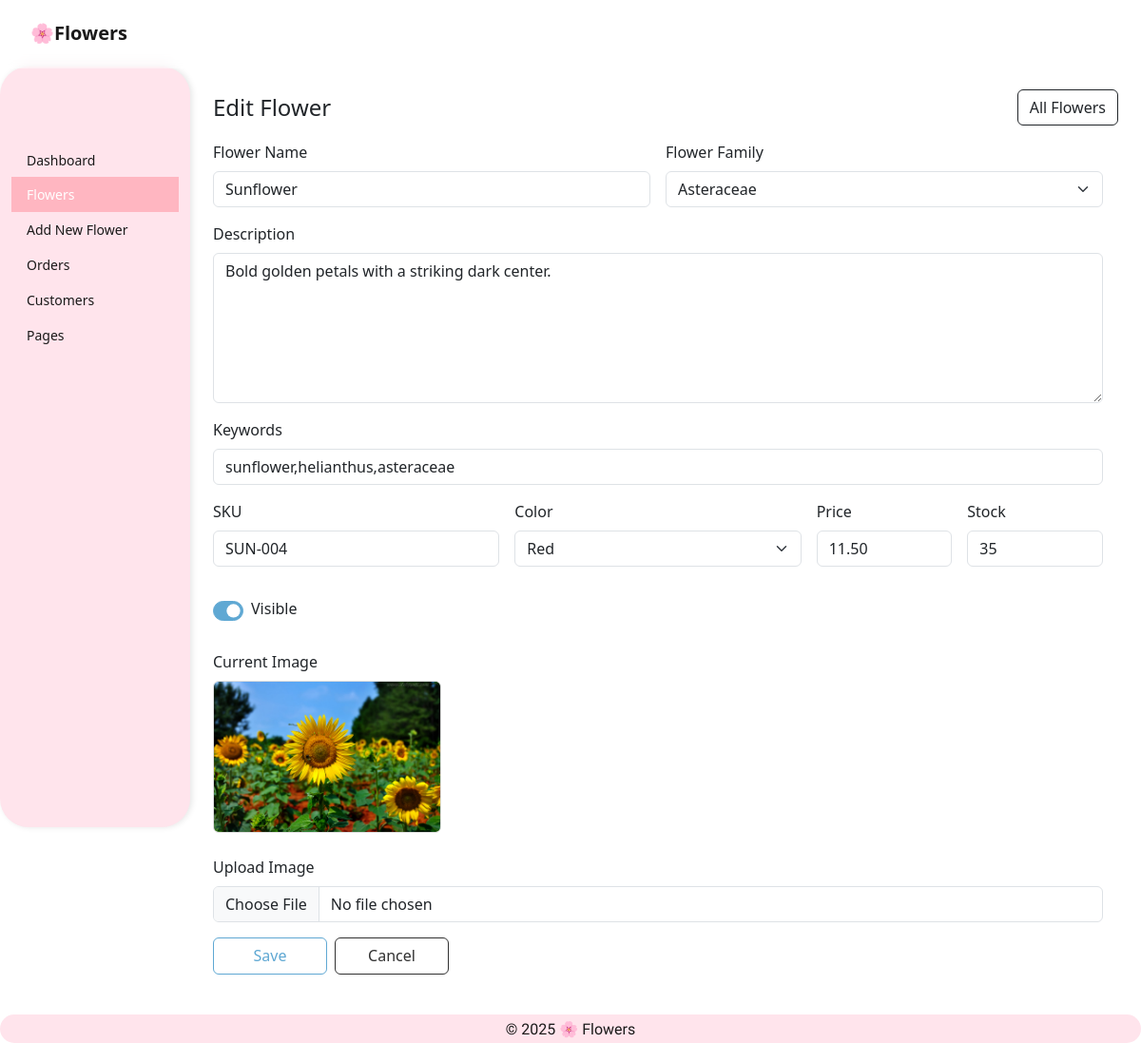
Page /admin/content-edit.php?id=4 (signed in) on the committed database.
### tables this page shows
CREATE TABLE flowers (
    id INT AUTO_INCREMENT PRIMARY KEY,
    name VARCHAR(255),
    sku VARCHAR(100),
    category_id INT,
    price DECIMAL(10,2),
    stock INT,
    color VARCHAR(100),
    description TEXT,
    image VARCHAR(255),
    visible TINYINT(1),
    keywords TEXT
);

CREATE TABLE categories (
    id INT AUTO_INCREMENT PRIMARY KEY,
    name VARCHAR(255)
);

### admin/content-edit.php (the view, shortened to what this page needs)
<?php
include "admin-header.php";
require "../db.php";
$id = isset($_GET["id"]) ? (int) $_GET["id"] : 0;
$stmt = mysqli_prepare($conn, "SELECT * FROM flowers WHERE id = ?");
mysqli_stmt_bind_param($stmt, "i", $id);
mysqli_stmt_execute($stmt);
$result = mysqli_stmt_get_result($stmt);
$flower = mysqli_fetch_assoc($result);
$categories = mysqli_query($conn, "SELECT * FROM categories");
$currentImage = $flower['image'] ?? '';
$currentImagePreview = $currentImage;
if (!empty($currentImage) && !preg_match('/^(https?:\/\/|\/|\.{1,2}\/)/', $currentImage)) {
    $trimmedImage = ltrim($currentImage, "/");
    if (strpos($trimmedImage, "front/") === 0) {
        $currentImagePreview = "../" . $trimmedImage;
    } else {
        $currentImagePreview = "../front/" . $trimmedImage;
    }
}
?>
<main class="container-fluid">
  <div class="row">
    <?php include "sidebar-admin.php"; ?>
    <section class="col-12 col-md-9 col-lg-10 p-4">
      <header class="d-flex justify-content-between align-items-center mb-3">
        <h1 class="h4 m-0">Edit Flower</h1>
        <a class="btn btn-outline-dark" href="content-list.php">All Flowers</a>
      </header>
      <form class="row g-3" method="POST" enctype="multipart/form-data">
        <div class="col-md-6">
          <label class="form-label">Flower Name</label>
          <input class="form-control flower-input" name="name" required value="<?= htmlspecialchars($flower['name'] ?? '') ?>">
        </div>
        <div class="col-md-6">
          <label class="form-label">Flower Family</label>
          <select class="form-select flower-select" name="category_id" required>
            <?php while ($cat = mysqli_fetch_assoc($categories)): ?>
              <option value="<?= $cat['id'] ?>" <?= ($flower['category_id'] ?? 0) == $cat['id'] ? 'selected' : '' ?>>
                <?= htmlspecialchars($cat['name']) ?>
              </option>
            <?php endwhile; ?>
          </select>
        </div>
        <div class="col-12">
          <label class="form-label">Description</label>
          <textarea class="form-control flower-input" name="description" rows="6"><?= htmlspecialchars($flower['description'] ?? '') ?></textarea>
        </div>
        <div class="col-12">
          <label class="form-label">Keywords</label>
          <input class="form-control flower-input" name="keywords" value="<?= htmlspecialchars($flower['keywords'] ?? '') ?>">
        </div>
        <div class="col-md-4">
          <label class="form-label">SKU</label>
          <input class="form-control flower-input" name="sku" value="<?= htmlspecialchars($flower['sku'] ?? '') ?>">
        </div>
        <div class="col-md-4">
          <label class="form-label">Color</label>
          <select class="form-select flower-select" name="color">
            <option <?= ($flower['color'] ?? '') === 'Red' ? 'selected' : '' ?>>Red</option>
          </select>
        </div>
        <div class="col-md-2">
          <label class="form-label">Price</label>
          <input type="number" step="0.01" class="form-control flower-input" name="price" value="<?= htmlspecialchars($flower['price'] ?? '') ?>">
        </div>
        <div class="col-md-2">
          <label class="form-label">Stock</label>
          <input type="number" class="form-control flower-input" name="stock" value="<?= htmlspecialchars($flower['stock'] ?? '') ?>">
        </div>
        <div class="col-12">
          <div class="form-check form-switch my-3">
            <input class="form-check-input flower-switch" type="checkbox" name="visible" <?= !empty($flower['visible']) ? 'checked' : '' ?>>
            <label class="form-check-label">Visible</label>
          </div>
        </div>
        <div class="col-12">
          <label class="form-label">Current Image</label>
          <?php if (!empty($currentImage)): ?>
            <div class="mb-2">
              <img src="<?= htmlspecialchars($currentImagePreview); ?>" alt="Current flower image" style="max-width: 240px; height: auto; border: 1px solid #ddd; border-radius: 6px;">
            </div>
          <?php else: ?>
            <p class="text-muted mb-2">No image set.</p>
          <?php endif; ?>
        </div>
        <div class="col-12">
          <label class="form-label">Upload Image</label>
          <input class="form-control flower-input" type="file" name="image" accept="image/*">
        </div>
        <div class="col-12 d-flex gap-2 mb-5">
          <button class="btn btn-soft" type="submit">Save</button>
          <a class="btn btn-flower" href="content-list.php">Cancel</a>
        </div>
      </form>
    </section>
  </div>
</main>
<?php include "footer-admin.php"; ?>

### admin/style-admin.css (style rules this page uses)
body { font-family: "Varela", sans-serif; background: white; color: #1a1919; margin: 0; overflow-x: hidden; }
main { padding-top: 70px; }
.btn-soft { background: white; border: 1px solid #5fa8d3; color: #5fa8d3; font-weight: 500; transition: all 0.3s ease; }
.btn-flower { background: white; border: 1px solid #313131; color: #313131; font-weight: 500; transition: all 0.3s ease; }
form { width: 100%; max-width: 100%; }
.form-check-input.flower-switch { width: 2.5em; height: 1.3em; background-color: #c7e7ff; border: 1px solid #b7e0fa; cursor: pointer; transition: background-color 0.3s; }
.form-check-input.flower-switch:checked { background-color: #5fa8d3; border-color: #5fa8d3; }
form .btn { min-width: 120px; padding: 0.4rem 1.2rem; }

### admin/content-edit.php (style rules this page uses)
.btn-soft { background: white; border: 1px solid #5fa8d3; color: #5fa8d3; font-weight: 500; transition: all 0.3s ease; }
.btn-flower { background: white; border: 1px solid #313131; color: #313131; font-weight: 500; transition: all 0.3s ease; }

### rows in the picture
flowers: name "Sunflower", category_id "Asteraceae", description "Bold golden petals with a striking dark center.", keywords "sunflower,helianthus,asteraceae", sku "SUN-004", price "11.50", stock "35", visible "☑", image (picture)
